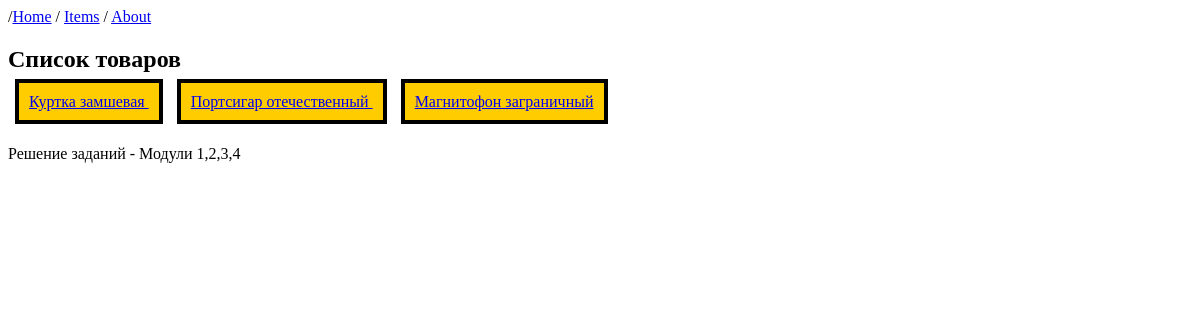
/items, run on the app's committed database.
### MainApp/models.py (models this page shows, shortened)
class Item(models.Model):
    name = models.CharField(max_length=100)
    brand = models.CharField(max_length=100)
    count = models.PositiveIntegerField()
    description = models.TextField(max_length=200, default="Базовое описание")
    colors = models.ManyToManyField(to=Color)

### MainApp/views.py (the view)
# urls.py: path('items', views.items_list, name='items-list'),
def items_list(request):
    items = Item.objects.all()
    context = {
        "items": items
    }
    return render(request, "items-list.html", context)

### templates/items-list.html (shortened to what this page needs)
{% extends 'base.html' %}
{% load static %}
{% block style %}
    <link rel="stylesheet" href="{% static 'style.css' %}">
{% endblock %}
{% block content %}
{% include 'header.html' %}
    <h2>Список товаров</h2>
        {% for item in items %}
            <div class="items-list"> <a href="{% url 'item-detail' item.id %}"> {{ item.name }} </a> </div>
        {% endfor %}
{% include 'footer.html' %}
{% endblock %}

### static/style.css (style rules this page uses)
.items-list { display: inline; width: 100px; margin: 7px; padding: 10px; border: 4px solid black; background: #fc0; }

### data on the page
Item: name "Куртка замшевая"
Item: name "Портсигар отечественный"
Item: name "Магнитофон заграничный"
